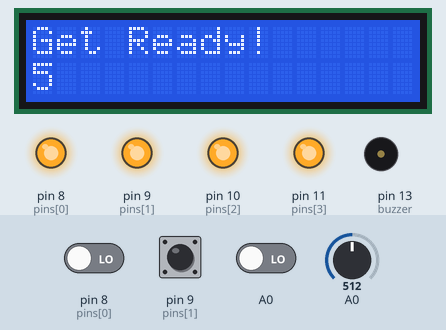
Bench run of a sketch on a simulated Arduino Uno, built with avr-gcc and run on an emulated ATmega328P. On the bench: 16×2 character LCD, output pins drawn as LEDs (lit = HIGH), buzzer (waves = sounding). Inputs (shaded band) come from the test bench; at power-on: pin 8 (pins[0]) LOW, pin 9 (pins[1]) LOW, A0 LOW, A0 = 512. Random numbers use the default seed unless the sketch sets one; EEPROM starts erased.

Above: at 2.1 s.
At 8.7 s:
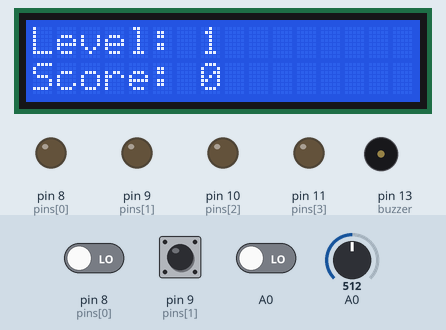
8.8 s: pin 8 (pins[0]) driven HIGH
At 10.1 s:
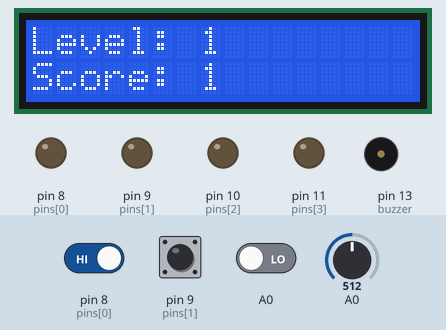
10.4 s: pin 8 (pins[0]) driven LOW
At 12.8 s:
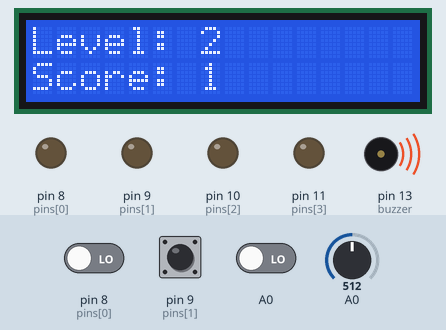
13.4 s: pin 9 (pins[1]) pulsed HIGH 5 times (0.12 s each, 0.3 s apart)
At 38.8 s:
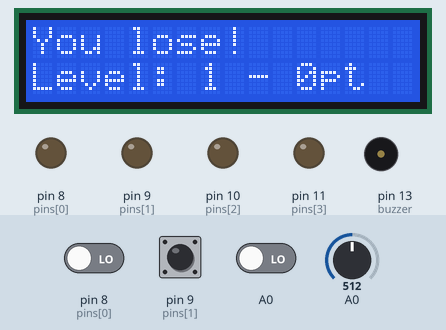
Timing chart, 0 to 39.0 s (numbered marks = the images above; inputs shaded):
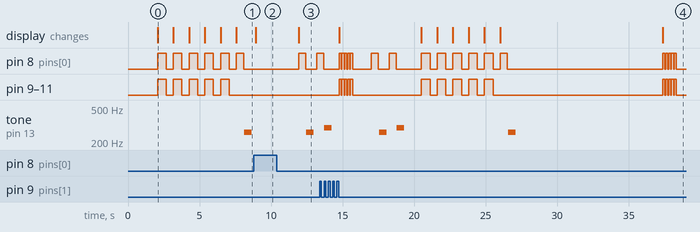

The sketch:

LedMemoryGame.ino
```cpp
#include <EEPROM.h>
#include <LiquidCrystal.h>

#define playerWaitTime 10000 // The time allowed between button presses - 10s

LiquidCrystal lcd(2, 3, 4, 5, 6, 7);  // Initialize the LCD

const int tones[] = {1915, 1700, 1519, 1432, 2700}; // tones
const int pins[] = {8, 9, 10, 11};
const int buzzer = 13;


int score = 0;
int highScore = 0;
int nrPins = 4;
int ledTime = 500;

byte sequence[100]; // Storage for the light sequence
byte currentLength = 0; // Current length of the sequence
byte inputCount = 0; // The number of times that the player has pressed a (correct) button in a given turn
byte lastInput = 0; // Last input from the player
byte ledLit = 0; // The LED that's suppose to be lit by the player

bool buttonPressed = false; // Used to check if a button is pressed
bool wait = false; // Is the program waiting for the user to press a button
bool resetFlag = false; // Used to indicate to the program that once the player lost


long inputTime = 0; // Timer variable for the delay between user inputs


void playTone(int tone, int duration) {
  for (long i = 0; i < duration * 1000L; i += tone * 2) {
    digitalWrite(buzzer, HIGH);
    delayMicroseconds(tone);
    digitalWrite(buzzer, LOW);
    delayMicroseconds(tone);
  }
}

void setup() {
  if (digitalRead(A0) == HIGH){
    for (int i = 0 ; i < EEPROM.length() ; i++) {
      EEPROM.write(i, 0);
  }
}

  Serial.begin(9600);
  EEPROM.get(0, highScore); // Get the highscore from memory.

  lcd.begin(16, 2);
  lcd.print("Welcome!");
  lcd.setCursor(0, 1);
  lcd.print("High Score: ");
  lcd.print(highScore);
  delay(2000);
  Reset();
}


// Sets all the pins as either INPUT or OUTPUT based on the value of 'dir'
void setPinDirection(int dir) {
 for (int i = 0; i < nrPins; i++) {
    pinMode(pins[i], dir);
 }
}

// Send the same value to all the LED pins
void writeAllPins(int val) {
  for (int i = 0; i < nrPins; i++) {
    digitalWrite(pins[i], val);
  }
}

// Makes a beep sound
void beep(int x) {
  analogWrite(buzzer, 2);
  delay(x);
  analogWrite(buzzer, 0);
  delay(x);
}

// Flashes all the LEDs together
// The blink speed - small number -> fast | big number -> slow
void flash(short blinkSpeed, bool countdown ) {
  setPinDirection(OUTPUT); /// We're activating the LEDS now
  for(int i = 0; i < 5; i++) {
    if(countdown){
      lcd.setCursor(0, 1);
      lcd.print(5-i);
    }
    writeAllPins(HIGH);
    beep(50);
    delay(blinkSpeed);
    writeAllPins(LOW);
    delay(blinkSpeed);
  }
}

// This function resets all the game variables to their default values
void Reset() {
  lcd.clear();
  lcd.print("Get Ready!");
  score = 0;
  flash(500, true);
  currentLength = 0;
  inputCount = 0;
  lastInput = 0;
  ledLit = 0;
  buttonPressed = false;
  wait = false;
  resetFlag = false;

  UpdateScore();
}


// User lost
void Lose() {
  lcd.clear();
  lcd.setCursor(0,1);
  lcd.print("Level: ");
  lcd.print(currentLength);
  lcd.print(" - ");
  lcd.print(score);
  lcd.print("pt");
  lcd.setCursor(0, 0);
  if(score > highScore){ // if we beat the high score
    lcd.print("High Score! ");
    highScore = score;
    EEPROM.put(0, highScore); // Save the new high score
    flash(50, false);
  }
  else {
    lcd.print("You lose!");
    flash(50, false);
  }
  delay(250);
}

// Displays the score and current sequence on the screen
void UpdateScore() {
  lcd.clear(); //Clear the screen
  lcd.print("Level: ");
  lcd.print(currentLength);
  lcd.setCursor(0,1); // Sets the cursor to the beginning of the second row
  lcd.print("Score: ");
  lcd.print(score);
}


// The arduino shows the user what must be memorized
// Also called after losing to show you what you last sequence was
void playSequence() {
  for (int i = 0; i < currentLength; i++) {
      digitalWrite(sequence[i], HIGH);
      delay(500);
      digitalWrite(sequence[i], LOW);
      playTone(tones[i], ledTime);
      delay(250);
  }
}


void doLoseProcess() {
  Lose(); // Flash all the LEDS quickly (see Lose function)
  delay(1000);
  playSequence(); // Shows the user the last sequence - So you can count remember your best score
  delay(1000);
  Reset(); // Reset everything for a new game
}

void playGame() {
   if (!wait) {
    setPinDirection(OUTPUT); // We're using the LEDs
    randomSeed(analogRead(A0));
    sequence[currentLength] = pins[random(0,nrPins)]; // Put a new random value in the next position in the sequence
    currentLength++; // Set the new Current length of the sequence
    UpdateScore(); // Updates the score so the player can see that he/she entered the next sequence.
    playSequence(); // Show the sequence to the player
    beep(50); // Make a beep for the player to be aware
    wait = true; // Set wait to true as it's now going to be the turn of the player
    inputTime = millis(); // Store the time to measure the player's response time
  }
  else {
    setPinDirection(INPUT); // We're using the buttons
    if (millis() - inputTime > playerWaitTime) {  // If the player takes more than the allowed time
      doLoseProcess();
      return;
    }
   if (!buttonPressed) {
      ledLit = sequence[inputCount]; // Find the value we expect from the player
      for (int i = 0; i < nrPins; i++) {
        if (pins[i] == ledLit)
          continue; // Ignore the correct pin
        if (digitalRead(pins[i]) == HIGH) { // Is the buttong pressed
          lastInput = pins[i];
          resetFlag = true; // Set the resetFlag - this means you lost
          buttonPressed = true; // This will prevent the program from doing the same thing over and over again
        }
      }
    }

    if (digitalRead(ledLit) == 1 && !buttonPressed) { // The player pressed the right button
      score++;
      UpdateScore();
      inputTime = millis();
      lastInput = ledLit;
      inputCount++; // The user pressed a (correct) button again
      buttonPressed = true; // This will prevent the program from doing the same thing over and over again
    }
    else {
      if (buttonPressed && digitalRead(lastInput) == LOW) { // Check if the player released the button
        buttonPressed = false;
        delay(20);
        if (resetFlag) { // If this was set to true up above, you lost
          doLoseProcess(); // So we do the losing sequence of events
        }
        else {
          if (inputCount == currentLength) { // Has the player finished repeating the sequence
            wait = false; // If so, this will make the next turn the program's turn
            inputCount = 0; // Reset the number of times that the player has pressed a button
            delay(1500);
          }
        }
      }
    }
  }
}
 void loop() {

 playGame();

}
```

Measured:
- after the input at 8.8 s, the display: changes after 0.14 s (image 2)
- after the input at 10.4 s, pin 8 (pins[0]): LOW → HIGH after 1.5 s, → LOW 0.50 s later, → HIGH 0.75 s later; tone on pin 13 (buzzer): silent → 261 Hz after 2.1 s, → silent 0.52 s later; the display: changes after 1.5 s (image 3)
- by itself, pin 8 (pins[0]): alternates HIGH for 0.60 s and LOW for 0.50 s
- what the display in image 0 shows lasts 1.1 s, from 2.1 s to 3.2 s
